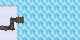

Below is a game level as drawn by its tile map, then a one-line description and the .tmx file that defines it, in full:
An orthogonal 10x5 tile map with 8x8 px tiles, 2 tile layers (Floor, Cosmetic) and 5 objects (2x Rock, Goal, Spawn).

<map version="1.2" tiledversion="1.2.2" orientation="orthogonal" renderorder="right-down" width="10" height="5" tilewidth="8" tileheight="8" infinite="0" nextlayerid="4" nextobjectid="17">
 <tileset firstgid="1" source="../asset/SNOW_ICE_TILESET.tsx" />
 <layer id="1" name="Floor" width="10" height="5">
  <data encoding="csv">
2,2,3,21,21,21,21,21,21,21,
18,18,19,21,21,21,21,21,21,21,
67,149,152,21,21,21,21,21,21,21,
147,166,19,21,21,21,21,21,21,21,
18,18,19,21,21,21,21,21,21,21
</data>
 </layer>
 <layer id="2" name="Cosmetic" width="10" height="5">
  <data encoding="csv">
0,0,39,39,39,39,39,39,0,0,
39,39,39,39,39,39,39,39,39,39,
0,0,39,39,39,39,39,39,0,0,
0,39,39,39,39,39,39,39,39,39,
0,0,0,39,39,39,39,39,39,39
</data>
 </layer>
 <objectgroup id="3" name="Objects">
  <object id="12" name="Goal" type="Goal" gid="154" x="64" y="24" width="8" height="8" />
  <object id="13" name="Spawn" type="Spawn" gid="138" x="0" y="32" width="8" height="8" />
  <object id="14" gid="170" x="56" y="24" width="8" height="8" />
  <object id="15" type="Rock" gid="170" x="72" y="40" width="8" height="8" />
  <object id="16" type="Rock" gid="170" x="72" y="8" width="8" height="8" />
 </objectgroup>
</map>
